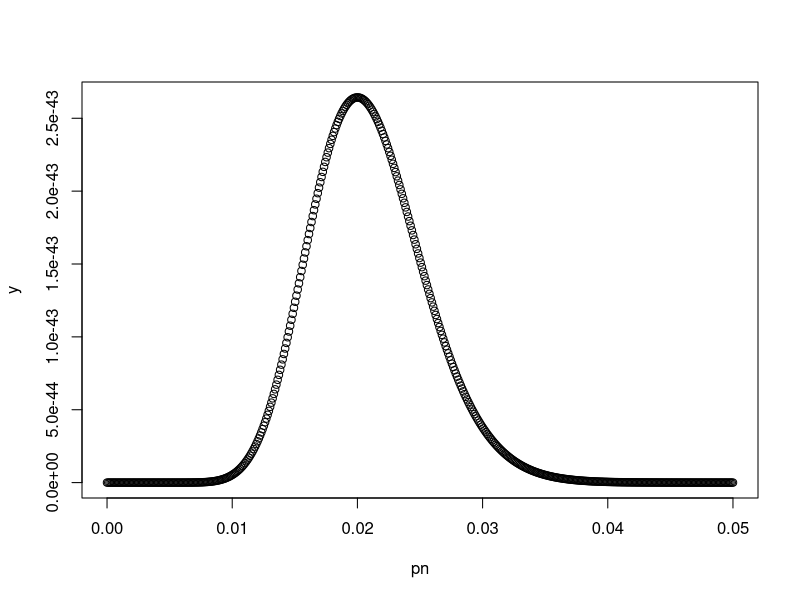
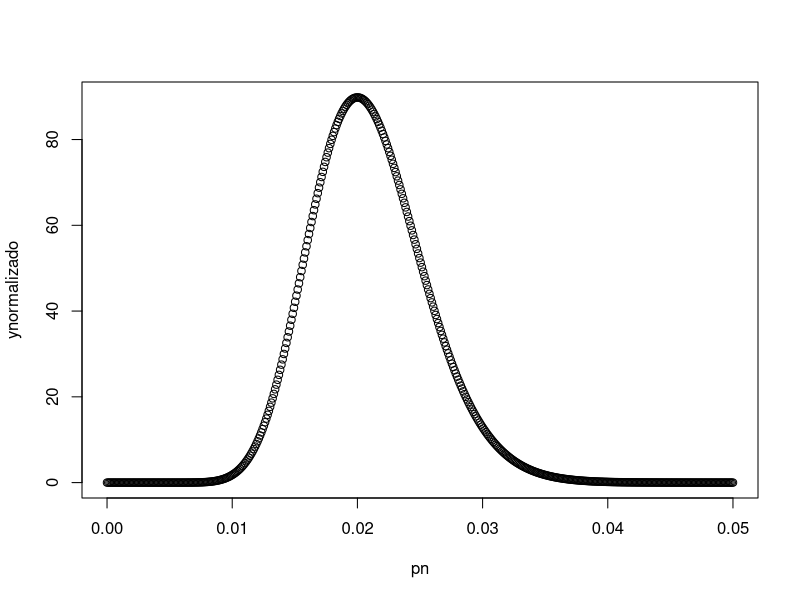

The R script that drew these images, in order: (Note: this script raises an error after producing the figures.)
## ---- chunk 1
f = function(p, x, N, C = 1){
  return(C * p^x * (1-p)^(N-x))
}
## ---- chunk 2
# sample
pn = seq(0, 0.05, len=500)

y = f(p = pn, x = 20, N = 1000)
## ---- chunk 3
plot(pn, y)
## ---- chunk 4
# função de integral que assume intervalos igualmente
# espaçados

I = function(x, y){
   return(sum(y)*(x[2]-x[1]))
}
## ---- chunk 5
# pela formula, a constante normalizadora é igual a
# integral de p e y assumindo sempre intervalos
# igualmente espaçados

normalizador = I(pn, y)
## ---- chunk 6
# calculo de densidade de probabilidade de sample p
# agora com constante normalizada
ynormalizado = f(p = pn, x = 20, N = 1000, C = 1/normalizador)
## ---- chunk 7
plot(pn, ynormalizado)
## ---- chunk 8
# teste para garantir que o normalizador esta correto:
#   integrar a sample com o ynormalizado para garantir
#   que realmente tem valor de 1
I(p, ynormalizado)
## ---- chunk 9
# sample pessoas sem cancer
pc = seq(0, 0.05, len=500)

y = f(p = pc, x = 30, N = 2013)
## ---- chunk 10
plot(pn, y)
## ---- chunk 11
# pela formula, a constante normalizadora é igual a
# integral de p e y assumindo sempre intervalos
# igualmente espaçados

normalizadorn = I(pc, y)
## ---- chunk 12
# calculo de densidade de probabilidade de sample p
# agora com constante normalizada
ynormalizadonormal = f(p = pc, x = 30, N = 2013, C = 1/normalizadorn)
## ---- chunk 13
plot(pc, ynormalizadonormal)
